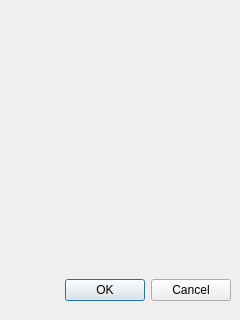
<ui version="4.0">
 <class>DialogCanBox</class>
 <widget class="QDialog" name="DialogCanBox">
  <property name="geometry">
   <rect>
    <x>0</x>
    <y>0</y>
    <width>240</width>
    <height>320</height>
   </rect>
  </property>
  <property name="windowTitle">
   <string>Dialog</string>
  </property>
  <widget class="QDialogButtonBox" name="buttonBox">
   <property name="geometry">
    <rect>
     <x>10</x>
     <y>270</y>
     <width>221</width>
     <height>41</height>
    </rect>
   </property>
   <property name="orientation">
    <enum>Qt::Horizontal</enum>
   </property>
   <property name="standardButtons">
    <set>QDialogButtonBox::Cancel|QDialogButtonBox::Ok</set>
   </property>
  </widget>
 </widget>
 <resources/>
 <connections>
  <connection>
   <sender>buttonBox</sender>
   <signal>accepted()</signal>
   <receiver>DialogCanBox</receiver>
   <slot>accept()</slot>
   <hints>
    <hint type="sourcelabel">
     <x>248</x>
     <y>254</y>
    </hint>
    <hint type="destinationlabel">
     <x>157</x>
     <y>274</y>
    </hint>
   </hints>
  </connection>
  <connection>
   <sender>buttonBox</sender>
   <signal>rejected()</signal>
   <receiver>DialogCanBox</receiver>
   <slot>reject()</slot>
   <hints>
    <hint type="sourcelabel">
     <x>316</x>
     <y>260</y>
    </hint>
    <hint type="destinationlabel">
     <x>286</x>
     <y>274</y>
    </hint>
   </hints>
  </connection>
 </connections>
</ui>
